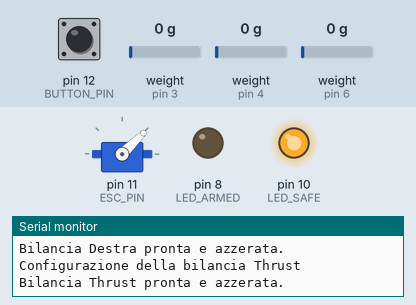
A sketch run on a simulated Arduino Uno, built with avr-gcc and run on an emulated ATmega328P. Parts: servo, output pins drawn as LEDs (lit = HIGH), the last lines printed to the serial monitor. The inputs (shaded band) are chosen by the test bench; at power-on: pin 12 (BUTTON_PIN) HIGH, weight on the scale (sensors on pin 3, pin 4, pin 6) 0 g.

Above: at 7.2 s.
7.3 s: pin 12 (BUTTON_PIN) pulled LOW for 0.15 s
At 7.7 s:
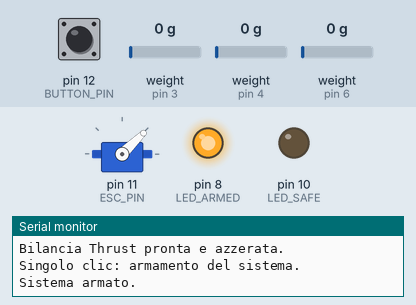
8.9 s: pin 12 (BUTTON_PIN) pulled LOW for 1 s
At 10.1 s:
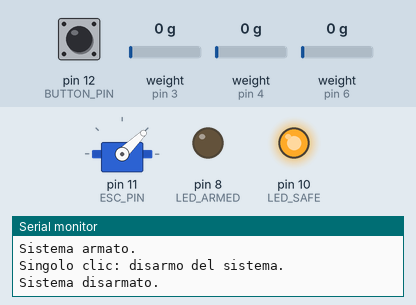
11.4 s: pin 12 (BUTTON_PIN) pulled LOW for 3.2 s
At 12.1 s:
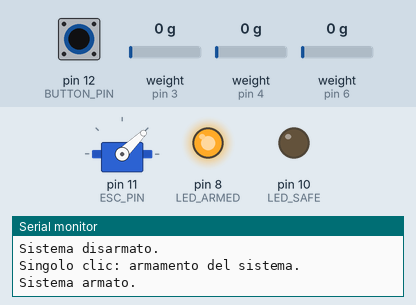
16.1 s: pin 12 (BUTTON_PIN) pulsed LOW 2 times (0.12 s each, 0.3 s apart)
At 19.6 s:
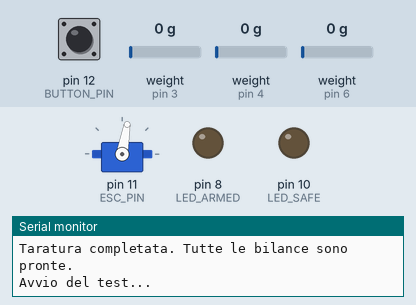
19.7 s: pin 12 (BUTTON_PIN) pulsed LOW 5 times (0.12 s each, 0.3 s apart)
At 24.6 s:
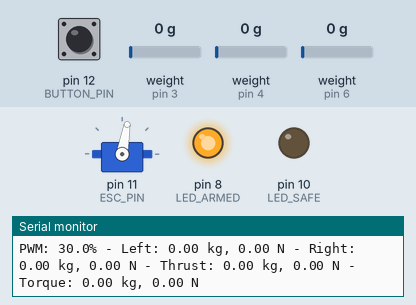
Timing chart, 0 to 25.2 s (numbered marks = the images above; inputs shaded):
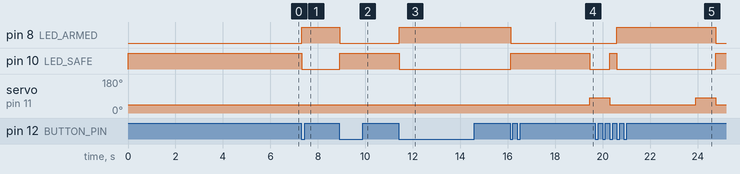

Measured:
- after the input at 7.3 s, pin 8 (LED_ARMED): LOW → HIGH at once; pin 10 (LED_SAFE): HIGH → LOW at once
- after the input at 8.9 s, pin 8 (LED_ARMED): HIGH → LOW at once; pin 10 (LED_SAFE): LOW → HIGH at once
- after the input at 11.4 s, pin 8 (LED_ARMED): LOW → HIGH at once; pin 10 (LED_SAFE): HIGH → LOW at once
- after the input at 16.1 s, pin 8 (LED_ARMED): HIGH → LOW at once; pin 10 (LED_SAFE): LOW → HIGH at once, → LOW 3.3 s later; servo on pin 11 (ESC_PIN): 44° → 80° after 3.3 s
- after the input at 19.7 s, pin 8 (LED_ARMED): LOW → HIGH after 0.90 s, → LOW 4.2 s later

The sketch:

Version_5.ino
```cpp
#include <Servo.h>
#include "HX711.h"

// Pin per i LED
#define LED_ARMED 8
#define LED_SAFE 10

// Pin per il pulsante
#define BUTTON_PIN 12

// Pin per l'ESC
#define ESC_PIN 11

// Pin per le celle di carico
#define DT_LEFT 3
#define SCK_LEFT 2
#define DT_RIGHT 4
#define SCK_RIGHT 5
#define DT_THRUST 6
#define SCK_THRUST 7

// Oggetti per il motore e le bilance
Servo esc;
HX711 scale_left, scale_right, scale_thrust;

// Variabili globali
int pwm_min_percent = 30; // Percentuale minima di PWM
int pwm_max_percent = 50; // Percentuale massima di PWM
int pwm_min = 1100; // PWM minimo
int pwm_max = 2000; // PWM massimo
bool is_armed = false; // Stato del sistema
bool is_test_running = false; // Stato del test

// Variabili per il doppio clic
unsigned long last_button_press = 0; // Tempo dell'ultimo clic
const int double_click_interval = 500; // Tempo massimo per un doppio clic
bool waiting_for_second_click = false; // Stato di attesa per il doppio clic
bool button_state = false; // Stato attuale del pulsante
bool last_button_state = false; // Stato precedente del pulsante

// Variabili per calibrazione bilance
float calibration_factor_left = 217000.0;   // Fattore di calibrazione cella sinistra
float calibration_factor_right = -211000.0; // Fattore di calibrazione cella destra (invertito)
float calibration_factor_thrust = -214000.0; // Fattore di calibrazione cella thrust
const float g_to_N = 9.80665; // Conversione da kg a Newton

void setup() {
  Serial.begin(9600);
  Serial.println("Avvio sistema...");

  // Configura i LED
  pinMode(LED_ARMED, OUTPUT);
  pinMode(LED_SAFE, OUTPUT);
  pinMode(BUTTON_PIN, INPUT_PULLUP);
  digitalWrite(LED_ARMED, LOW);
  digitalWrite(LED_SAFE, HIGH);

  // Configura ESC
  esc.attach(ESC_PIN);
  esc.writeMicroseconds(1000);
  delay(3000);
  Serial.println("ESC configurato.");

  // Configura bilance
  configureScale(scale_left, DT_LEFT, SCK_LEFT, calibration_factor_left, "Sinistra");
  configureScale(scale_right, DT_RIGHT, SCK_RIGHT, calibration_factor_right, "Destra");
  configureScale(scale_thrust, DT_THRUST, SCK_THRUST, calibration_factor_thrust, "Thrust");
}

void configureScale(HX711 &scale, int dt, int sck, float calibration_factor, const char *label) {
  scale.begin(dt, sck);
  Serial.print("Configurazione della bilancia ");
  Serial.println(label);

  while (!scale.is_ready()) {
    Serial.print("Bilancia ");
    Serial.print(label);
    Serial.println(" non pronta. Attendi...");
    delay(500);
  }

  scale.set_scale(calibration_factor);
  scale.tare();
  Serial.print("Bilancia ");
  Serial.print(label);
  Serial.println(" pronta e azzerata.");
}

void loop() {
  checkButton();

  if (is_test_running) {
    if (tareBalances()) {
      runTest();
    } else {
      Serial.println("Errore: Bilance non pronte dopo la taratura.");
    }
    is_test_running = false;
    disarmSystem();
  }

  delay(50);
}

void checkButton() {
  button_state = digitalRead(BUTTON_PIN) == LOW;

  if (button_state && !last_button_state) {
    unsigned long current_time = millis();

    if (waiting_for_second_click && current_time - last_button_press <= double_click_interval) {
      Serial.println("Doppio clic rilevato: avvio taratura e test.");
      is_test_running = true;
      waiting_for_second_click = false;
    } else {
      waiting_for_second_click = true;
      last_button_press = current_time;

      if (is_armed) {
        Serial.println("Singolo clic: disarmo del sistema.");
        disarmSystem();
      } else {
        Serial.println("Singolo clic: armamento del sistema.");
        armSystem();
      }
    }
  }

  if (waiting_for_second_click && millis() - last_button_press > double_click_interval) {
    waiting_for_second_click = false;
  }

  last_button_state = button_state;
}

void armSystem() {
  is_armed = true;
  digitalWrite(LED_ARMED, HIGH);
  digitalWrite(LED_SAFE, LOW);
  Serial.println("Sistema armato.");
}

void disarmSystem() {
  is_armed = false;
  is_test_running = false;
  digitalWrite(LED_ARMED, LOW);
  digitalWrite(LED_SAFE, HIGH);
  Serial.println("Sistema disarmato.");
}

bool tareBalances() {
  Serial.println("Inizio taratura delle bilance...");
  bool left_ready = false, right_ready = false, thrust_ready = false;

  for (int retries = 0; retries < 10; retries++) {
    if (scale_left.is_ready()) {
      scale_left.tare();
      left_ready = true;
    }
    if (scale_right.is_ready()) {
      scale_right.tare();
      right_ready = true;
    }
    if (scale_thrust.is_ready()) {
      scale_thrust.tare();
      thrust_ready = true;
    }
    if (left_ready && right_ready && thrust_ready) {
      Serial.println("Taratura completata. Tutte le bilance sono pronte.");
      return true;
    }
    delay(500);
  }
  return false;
}

void runTest() {
  Serial.println("Avvio del test...");
  digitalWrite(LED_SAFE, LOW);

  int pwm_start = map(pwm_min_percent, 0, 100, pwm_min, pwm_max);
  int pwm_end = map(pwm_max_percent, 0, 100, pwm_min, pwm_max);
  int step_percent = 5; // Salita del 5% alla volta
  int steps = map(step_percent, 0, 100, pwm_min, pwm_max);

  for (int current_pwm = pwm_start; current_pwm <= pwm_end; current_pwm += steps) {
    esc.writeMicroseconds(current_pwm);

    float left_kg = scale_left.get_units();
    float right_kg = scale_right.get_units();
    float thrust_kg = scale_thrust.get_units();

    float thrust_N = thrust_kg * g_to_N;
    float torque_kg = right_kg - left_kg;
    float torque_N = torque_kg * g_to_N;

    float left_N = left_kg * g_to_N;
    float right_N = right_kg * g_to_N;

    float pwm_percent = ((float)(current_pwm - pwm_min) / (pwm_max - pwm_min)) * 100.0;

    Serial.print("PWM: ");
    Serial.print(pwm_percent, 1);
    Serial.print("% - Left: ");
    Serial.print(left_kg, 2);
    Serial.print(" kg, ");
    Serial.print(left_N, 2);
    Serial.print(" N - Right: ");
    Serial.print(right_kg, 2);
    Serial.print(" kg, ");
    Serial.print(right_N, 2);
    Serial.print(" N - Thrust: ");
    Serial.print(thrust_kg, 2);
    Serial.print(" kg, ");
    Serial.print(thrust_N, 2);
    Serial.print(" N - Torque: ");
    Serial.print(torque_kg, 2);
    Serial.print(" kg, ");
    Serial.print(torque_N, 2);
    Serial.println(" N");

    delay(500);
  }

  Serial.println("Test completato.");
  esc.writeMicroseconds(1000);
}
```
